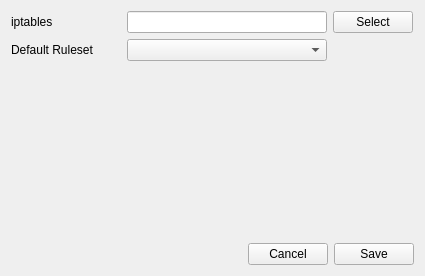
<?xml version="1.0" encoding="UTF-8"?>
<ui version="4.0">
 <class>FormCfgSettings</class>
 <widget class="QWidget" name="FormCfgSettings">
  <property name="geometry">
   <rect>
    <x>0</x>
    <y>0</y>
    <width>425</width>
    <height>276</height>
   </rect>
  </property>
  <property name="windowTitle">
   <string>Form</string>
  </property>
  <layout class="QVBoxLayout" name="verticalLayout">
   <item>
    <layout class="QHBoxLayout" name="horizontalLayout_4">
     <item>
      <widget class="QLabel" name="label_3">
       <property name="minimumSize">
        <size>
         <width>110</width>
         <height>0</height>
        </size>
       </property>
       <property name="text">
        <string>iptables</string>
       </property>
      </widget>
     </item>
     <item>
      <widget class="QLineEdit" name="edtIptables">
       <property name="minimumSize">
        <size>
         <width>200</width>
         <height>0</height>
        </size>
       </property>
      </widget>
     </item>
     <item>
      <widget class="QPushButton" name="btnIptables">
       <property name="text">
        <string>Select</string>
       </property>
      </widget>
     </item>
     <item>
      <spacer name="horizontalSpacer_4">
       <property name="orientation">
        <enum>Qt::Horizontal</enum>
       </property>
       <property name="sizeHint" stdset="0">
        <size>
         <width>40</width>
         <height>20</height>
        </size>
       </property>
      </spacer>
     </item>
    </layout>
   </item>
   <item>
    <layout class="QHBoxLayout" name="horizontalLayout_2">
     <item>
      <widget class="QLabel" name="label_2">
       <property name="minimumSize">
        <size>
         <width>110</width>
         <height>0</height>
        </size>
       </property>
       <property name="text">
        <string>Default Ruleset</string>
       </property>
      </widget>
     </item>
     <item>
      <widget class="QComboBox" name="cbxDefRuleset">
       <property name="minimumSize">
        <size>
         <width>200</width>
         <height>0</height>
        </size>
       </property>
      </widget>
     </item>
     <item>
      <spacer name="horizontalSpacer_2">
       <property name="orientation">
        <enum>Qt::Horizontal</enum>
       </property>
       <property name="sizeHint" stdset="0">
        <size>
         <width>40</width>
         <height>20</height>
        </size>
       </property>
      </spacer>
     </item>
    </layout>
   </item>
   <item>
    <spacer name="verticalSpacer">
     <property name="orientation">
      <enum>Qt::Vertical</enum>
     </property>
     <property name="sizeHint" stdset="0">
      <size>
       <width>392</width>
       <height>16</height>
      </size>
     </property>
    </spacer>
   </item>
   <item>
    <layout class="QHBoxLayout" name="horizontalLayout">
     <item>
      <spacer name="horizontalSpacer">
       <property name="orientation">
        <enum>Qt::Horizontal</enum>
       </property>
       <property name="sizeHint" stdset="0">
        <size>
         <width>164</width>
         <height>20</height>
        </size>
       </property>
      </spacer>
     </item>
     <item>
      <widget class="QPushButton" name="btnCancel">
       <property name="text">
        <string>Cancel</string>
       </property>
      </widget>
     </item>
     <item>
      <widget class="QPushButton" name="btnSave">
       <property name="text">
        <string>Save</string>
       </property>
      </widget>
     </item>
    </layout>
   </item>
  </layout>
 </widget>
 <resources/>
 <connections>
  <connection>
   <sender>btnSave</sender>
   <signal>clicked()</signal>
   <receiver>FormCfgSettings</receiver>
   <slot>slotSave()</slot>
   <hints>
    <hint type="sourcelabel">
     <x>281</x>
     <y>208</y>
    </hint>
    <hint type="destinationlabel">
     <x>245</x>
     <y>112</y>
    </hint>
   </hints>
  </connection>
  <connection>
   <sender>btnCancel</sender>
   <signal>clicked()</signal>
   <receiver>FormCfgSettings</receiver>
   <slot>slotCancel()</slot>
   <hints>
    <hint type="sourcelabel">
     <x>209</x>
     <y>208</y>
    </hint>
    <hint type="destinationlabel">
     <x>245</x>
     <y>112</y>
    </hint>
   </hints>
  </connection>
  <connection>
   <sender>btnIptables</sender>
   <signal>clicked()</signal>
   <receiver>FormCfgSettings</receiver>
   <slot>slotFileDialog()</slot>
   <hints>
    <hint type="sourcelabel">
     <x>374</x>
     <y>82</y>
    </hint>
    <hint type="destinationlabel">
     <x>212</x>
     <y>137</y>
    </hint>
   </hints>
  </connection>
 </connections>
 <slots>
  <slot>slotFileDialog()</slot>
  <slot>slotSave()</slot>
  <slot>slotCancel()</slot>
 </slots>
</ui>
